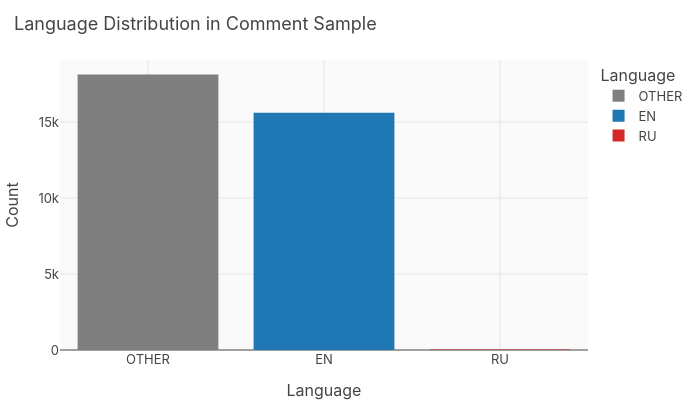

Source (notebook cell):
### Code cell
# Language distribution bar chart
lang_counts = detect_sample['detected_lang'].value_counts().reset_index()
lang_counts.columns = ['Language', 'Count']
fig = px.bar(lang_counts, x='Language', y='Count',
    title='Language Distribution in Comment Sample',
    color='Language', color_discrete_map={'EN': '#1f77b4', 'RU': '#d62728', 'UK': '#ff7f0e', 'OTHER': '#7f7f7f'})
fig.update_layout(height=400, width=700)
fig.show()

### Figure 1 — Plotly figure (JSON) as saved in the notebook; plotly's stock layout.template omitted (floating-point values rounded to 4 significant figures)
{"data": [{"hovertemplate": "Language=%{x}<br>Count=%{y}<extra></extra>", "legendgroup": "OTHER", "marker": {"color": "#7f7f7f", "pattern": {"shape": ""}}, "name": "OTHER", "orientation": "v", "showlegend": true, "textposition": "auto", "type": "bar", "x": ["OTHER"], "xaxis": "x", "y": [18126], "yaxis": "y"}, {"hovertemplate": "Language=%{x}<br>Count=%{y}<extra></extra>", "legendgroup": "EN", "marker": {"color": "#1f77b4", "pattern": {"shape": ""}}, "name": "EN", "orientation": "v", "showlegend": true, "textposition": "auto", "type": "bar", "x": ["EN"], "xaxis": "x", "y": [15616], "yaxis": "y"}, {"hovertemplate": "Language=%{x}<br>Count=%{y}<extra></extra>", "legendgroup": "RU", "marker": {"color": "#d62728", "pattern": {"shape": ""}}, "name": "RU", "orientation": "v", "showlegend": true, "textposition": "auto", "type": "bar", "x": ["RU"], "xaxis": "x", "y": [36], "yaxis": "y"}], "layout": {"barmode": "relative", "height": 400, "legend": {"title": {"text": "Language"}, "tracegroupgap": 0}, "title": {"text": "Language Distribution in Comment Sample"}, "width": 700, "xaxis": {"anchor": "y", "categoryarray": ["OTHER", "EN", "RU"], "categoryorder": "array", "domain": [0.0, 1.0], "title": {"text": "Language"}}, "yaxis": {"anchor": "x", "domain": [0.0, 1.0], "title": {"text": "Count"}}}}
